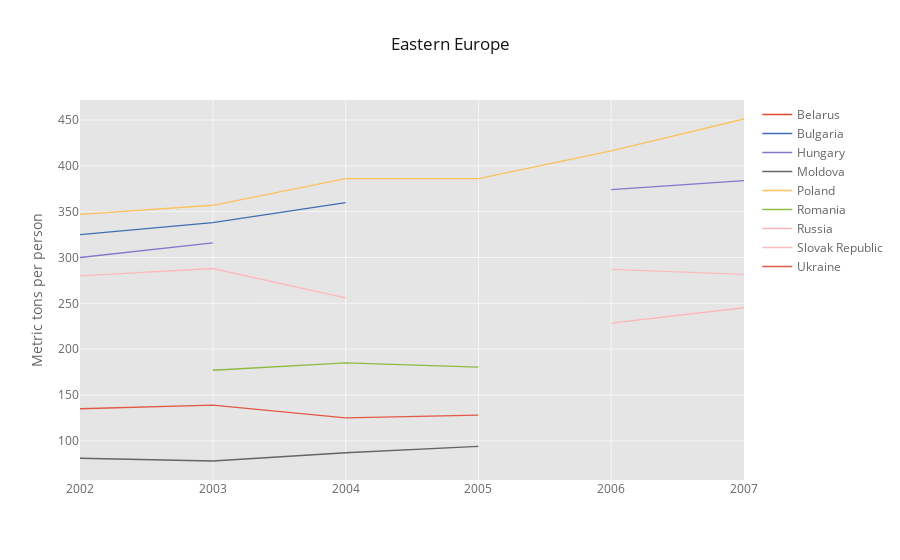
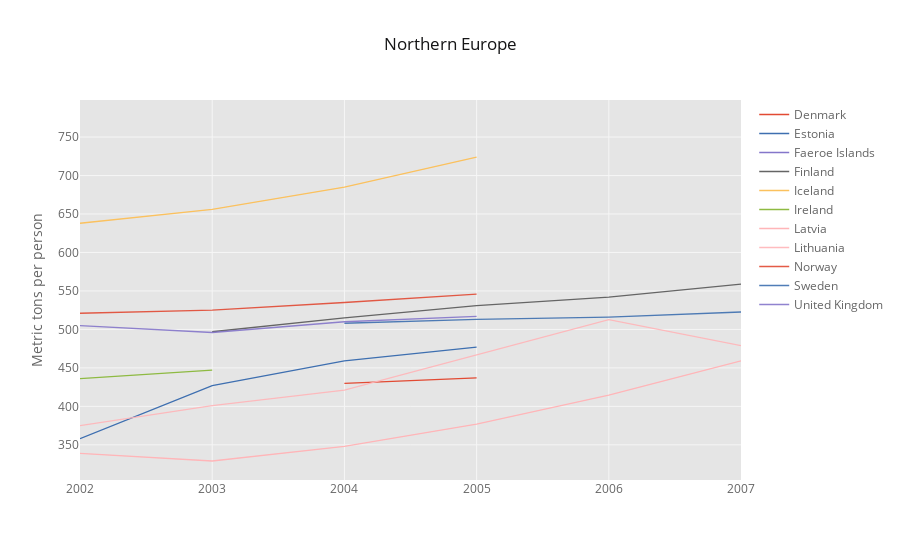
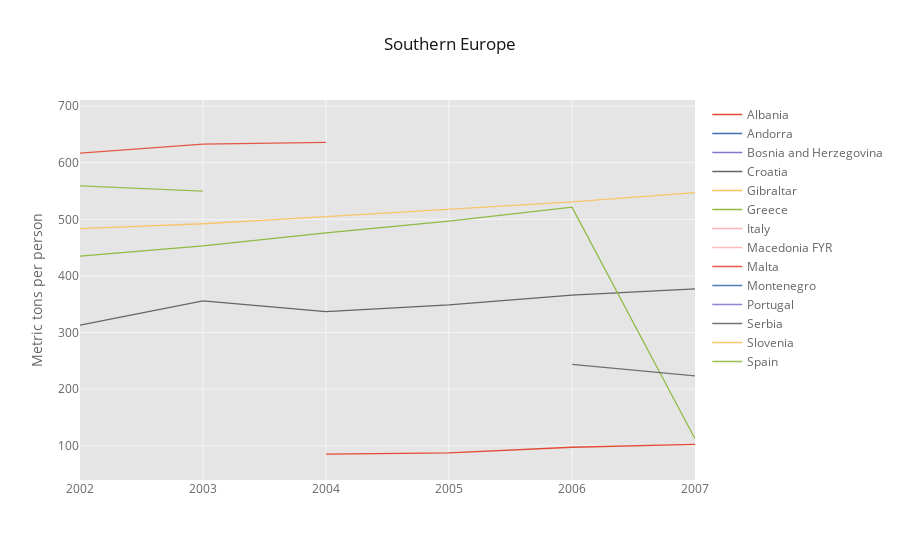
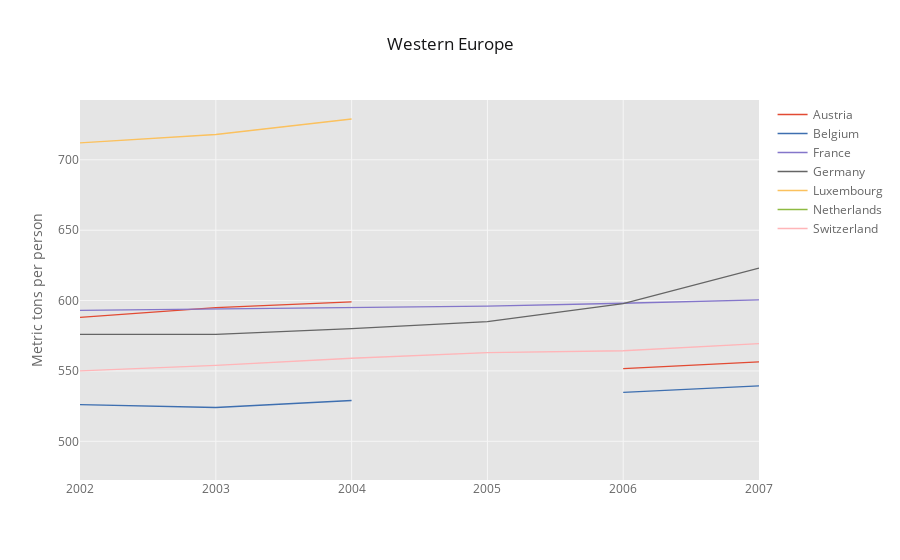

The notebook cell saved with these charts, in order:
### Code cell
for sub in df['sub-region'].unique():
    sub_df = df.loc[df['sub-region']==sub].pivot('year', 'country', 'value')
    fig = sub_df.iplot(asFigure = True,\
                        title = sub,\
                        yTitle = 'Metric tons per person',\
                        theme = 'ggplot')
    py.offline.iplot(fig)

### Figure 1 — Plotly figure (JSON) as saved in the notebook; plotly's stock layout.template omitted (floating-point values rounded to 4 significant figures)
{"data": [{"line": {"color": "rgba(226, 74, 51, 1.0)", "dash": "solid", "width": 1.3}, "mode": "lines", "name": "Belarus", "text": "", "type": "scatter", "x": [2002, 2003, 2004, 2005, 2006, 2007], "y": ["", "", "", "", "", 282.3]}, {"line": {"color": "rgba(62, 111, 176, 1.0)", "dash": "solid", "width": 1.3}, "mode": "lines", "name": "Bulgaria", "text": "", "type": "scatter", "x": [2002, 2003, 2004, 2005, 2006, 2007], "y": [325, 338, 360, "", "", 295.1]}, {"line": {"color": "rgba(132, 118, 202, 1.0)", "dash": "solid", "width": 1.3}, "mode": "lines", "name": "Hungary", "text": "", "type": "scatter", "x": [2002, 2003, 2004, 2005, 2006, 2007], "y": [300, 316, "", "", 374.0, 383.9]}, {"line": {"color": "rgba(101, 101, 101, 1.0)", "dash": "solid", "width": 1.3}, "mode": "lines", "name": "Moldova", "text": "", "type": "scatter", "x": [2002, 2003, 2004, 2005, 2006, 2007], "y": [81, 78, 87, 94, "", 119.6]}, {"line": {"color": "rgba(251, 193, 94, 1.0)", "dash": "solid", "width": 1.3}, "mode": "lines", "name": "Poland", "text": "", "type": "scatter", "x": [2002, 2003, 2004, 2005, 2006, 2007], "y": [347, 357, 386, 386, 416.3, 451.1]}, {"line": {"color": "rgba(142, 186, 66, 1.0)", "dash": "solid", "width": 1.3}, "mode": "lines", "name": "Romania", "text": "", "type": "scatter", "x": [2002, 2003, 2004, 2005, 2006, 2007], "y": ["", 177, 185, 180.5, "", ""]}, {"line": {"color": "rgba(255, 181, 184, 1.0)", "dash": "solid", "width": 1.3}, "mode": "lines", "name": "Russia", "text": "", "type": "scatter", "x": [2002, 2003, 2004, 2005, 2006, 2007], "y": ["", "", "", "", 228.4, 245.2]}, {"line": {"color": "rgba(255, 181, 184, 0.8999999999999999)", "dash": "solid", "width": 1.3}, "mode": "lines", "name": "Slovak Republic", "text": "", "type": "scatter", "x": [2002, 2003, 2004, 2005, 2006, 2007], "y": [280, 288, 256, "", 287.1, 281.5]}, {"line": {"color": "rgba(226, 74, 51, 0.8999999999999999)", "dash": "solid", "width": 1.3}, "mode": "lines", "name": "Ukraine", "text": "", "type": "scatter", "x": [2002, 2003, 2004, 2005, 2006, 2007], "y": [135, 139, 125, 128, "", 140.4]}], "layout": {"legend": {"bgcolor": "#FFFFFF", "font": {"color": "#666666"}}, "paper_bgcolor": "#FFFFFF", "plot_bgcolor": "#E5E5E5", "title": "Eastern Europe", "titlefont": {"color": "#151516"}, "xaxis1": {"gridcolor": "#F6F6F6", "showgrid": true, "tickfont": {"color": "#666666"}, "title": "", "titlefont": {"color": "#666666"}, "zerolinecolor": "#F6F6F6"}, "yaxis1": {"gridcolor": "#F6F6F6", "showgrid": true, "tickfont": {"color": "#666666"}, "title": "Metric tons per person", "titlefont": {"color": "#666666"}, "zerolinecolor": "#F6F6F6"}}}

### Figure 2 — Plotly figure (JSON) as saved in the notebook; plotly's stock layout.template omitted (floating-point values rounded to 4 significant figures)
{"data": [{"line": {"color": "rgba(226, 74, 51, 1.0)", "dash": "solid", "width": 1.3}, "mode": "lines", "name": "Denmark", "text": "", "type": "scatter", "x": [2002, 2003, 2004, 2005, 2006, 2007], "y": [424, "", 430, 437, "", 465.7]}, {"line": {"color": "rgba(62, 111, 176, 1.0)", "dash": "solid", "width": 1.3}, "mode": "lines", "name": "Estonia", "text": "", "type": "scatter", "x": [2002, 2003, 2004, 2005, 2006, 2007], "y": [358, 427, 459, 477, "", 444.4]}, {"line": {"color": "rgba(132, 118, 202, 1.0)", "dash": "solid", "width": 1.3}, "mode": "lines", "name": "Faeroe Islands", "text": "", "type": "scatter", "x": [2002, 2003, 2004, 2005, 2006, 2007], "y": ["", "", "", "", "", ""]}, {"line": {"color": "rgba(101, 101, 101, 1.0)", "dash": "solid", "width": 1.3}, "mode": "lines", "name": "Finland", "text": "", "type": "scatter", "x": [2002, 2003, 2004, 2005, 2006, 2007], "y": ["", 497, 515, 531, 542.0, 558.9]}, {"line": {"color": "rgba(251, 193, 94, 1.0)", "dash": "solid", "width": 1.3}, "mode": "lines", "name": "Iceland", "text": "", "type": "scatter", "x": [2002, 2003, 2004, 2005, 2006, 2007], "y": [638, 656, 685, 724, "", 773.5]}, {"line": {"color": "rgba(142, 186, 66, 1.0)", "dash": "solid", "width": 1.3}, "mode": "lines", "name": "Ireland", "text": "", "type": "scatter", "x": [2002, 2003, 2004, 2005, 2006, 2007], "y": [436, 447, "", "", "", 536.9]}, {"line": {"color": "rgba(255, 181, 184, 1.0)", "dash": "solid", "width": 1.3}, "mode": "lines", "name": "Latvia", "text": "", "type": "scatter", "x": [2002, 2003, 2004, 2005, 2006, 2007], "y": [339, 329, 348, 377, 414.7, 459.2]}, {"line": {"color": "rgba(255, 181, 184, 0.8999999999999999)", "dash": "solid", "width": 1.3}, "mode": "lines", "name": "Lithuania", "text": "", "type": "scatter", "x": [2002, 2003, 2004, 2005, 2006, 2007], "y": [375, 401, 421, 467, 512.8, 479]}, {"line": {"color": "rgba(226, 74, 51, 0.8999999999999999)", "dash": "solid", "width": 1.3}, "mode": "lines", "name": "Norway", "text": "", "type": "scatter", "x": [2002, 2003, 2004, 2005, 2006, 2007], "y": [521, 525, 535, 546, "", 571.9]}, {"line": {"color": "rgba(62, 111, 176, 0.8999999999999999)", "dash": "solid", "width": 1.3}, "mode": "lines", "name": "Sweden", "text": "", "type": "scatter", "x": [2002, 2003, 2004, 2005, 2006, 2007], "y": [501, "", 508, 513, 516.0, 522.6]}, {"line": {"color": "rgba(132, 118, 202, 0.8999999999999999)", "dash": "solid", "width": 1.3}, "mode": "lines", "name": "United Kingdom", "text": "", "type": "scatter", "x": [2002, 2003, 2004, 2005, 2006, 2007], "y": [505, 496, 510, 517, "", 526.6]}], "layout": {"legend": {"bgcolor": "#FFFFFF", "font": {"color": "#666666"}}, "paper_bgcolor": "#FFFFFF", "plot_bgcolor": "#E5E5E5", "title": "Northern Europe", "titlefont": {"color": "#151516"}, "xaxis1": {"gridcolor": "#F6F6F6", "showgrid": true, "tickfont": {"color": "#666666"}, "title": "", "titlefont": {"color": "#666666"}, "zerolinecolor": "#F6F6F6"}, "yaxis1": {"gridcolor": "#F6F6F6", "showgrid": true, "tickfont": {"color": "#666666"}, "title": "Metric tons per person", "titlefont": {"color": "#666666"}, "zerolinecolor": "#F6F6F6"}}}

### Figure 3 — Plotly figure (JSON) as saved in the notebook; plotly's stock layout.template omitted (floating-point values rounded to 4 significant figures)
{"data": [{"line": {"color": "rgba(226, 74, 51, 1.0)", "dash": "solid", "width": 1.3}, "mode": "lines", "name": "Albania", "text": "", "type": "scatter", "x": [2002, 2003, 2004, 2005, 2006, 2007], "y": [73, "", 85, 87.48, 97.32, 102.2]}, {"line": {"color": "rgba(62, 111, 176, 1.0)", "dash": "solid", "width": 1.3}, "mode": "lines", "name": "Andorra", "text": "", "type": "scatter", "x": [2002, 2003, 2004, 2005, 2006, 2007], "y": ["", "", "", "", "", ""]}, {"line": {"color": "rgba(132, 118, 202, 1.0)", "dash": "solid", "width": 1.3}, "mode": "lines", "name": "Bosnia and Herzegovina", "text": "", "type": "scatter", "x": [2002, 2003, 2004, 2005, 2006, 2007], "y": ["", "", "", "", "", 170.0]}, {"line": {"color": "rgba(101, 101, 101, 1.0)", "dash": "solid", "width": 1.3}, "mode": "lines", "name": "Croatia", "text": "", "type": "scatter", "x": [2002, 2003, 2004, 2005, 2006, 2007], "y": [313, 356, 337, 349, 366.0, 377.1]}, {"line": {"color": "rgba(251, 193, 94, 1.0)", "dash": "solid", "width": 1.3}, "mode": "lines", "name": "Gibraltar", "text": "", "type": "scatter", "x": [2002, 2003, 2004, 2005, 2006, 2007], "y": ["", "", "", "", "", ""]}, {"line": {"color": "rgba(142, 186, 66, 1.0)", "dash": "solid", "width": 1.3}, "mode": "lines", "name": "Greece", "text": "", "type": "scatter", "x": [2002, 2003, 2004, 2005, 2006, 2007], "y": [435, 453, 476, 497, 521.6, 112.2]}, {"line": {"color": "rgba(255, 181, 184, 1.0)", "dash": "solid", "width": 1.3}, "mode": "lines", "name": "Italy", "text": "", "type": "scatter", "x": [2002, 2003, 2004, 2005, 2006, 2007], "y": [653, "", "", 667, "", 677.3]}, {"line": {"color": "rgba(255, 181, 184, 0.8999999999999999)", "dash": "solid", "width": 1.3}, "mode": "lines", "name": "Macedonia FYR", "text": "", "type": "scatter", "x": [2002, 2003, 2004, 2005, 2006, 2007], "y": [163, "", "", "", "", 136.3]}, {"line": {"color": "rgba(226, 74, 51, 0.8999999999999999)", "dash": "solid", "width": 1.3}, "mode": "lines", "name": "Malta", "text": "", "type": "scatter", "x": [2002, 2003, 2004, 2005, 2006, 2007], "y": [617, 633, 636, "", "", 557.6]}, {"line": {"color": "rgba(62, 111, 176, 0.8999999999999999)", "dash": "solid", "width": 1.3}, "mode": "lines", "name": "Montenegro", "text": "", "type": "scatter", "x": [2002, 2003, 2004, 2005, 2006, 2007], "y": ["", "", "", "", "", ""]}, {"line": {"color": "rgba(132, 118, 202, 0.8999999999999999)", "dash": "solid", "width": 1.3}, "mode": "lines", "name": "Portugal", "text": "", "type": "scatter", "x": [2002, 2003, 2004, 2005, 2006, 2007], "y": ["", 507, "", "", "", ""]}, {"line": {"color": "rgba(101, 101, 101, 0.8999999999999999)", "dash": "solid", "width": 1.3}, "mode": "lines", "name": "Serbia", "text": "", "type": "scatter", "x": [2002, 2003, 2004, 2005, 2006, 2007], "y": ["", "", "", "", 243.6, 223.3]}, {"line": {"color": "rgba(251, 193, 94, 0.8999999999999999)", "dash": "solid", "width": 1.3}, "mode": "lines", "name": "Slovenia", "text": "", "type": "scatter", "x": [2002, 2003, 2004, 2005, 2006, 2007], "y": [483.7, 492.2, 505.0, 518.3, 530.7, 547.0]}, {"line": {"color": "rgba(142, 186, 66, 0.8999999999999999)", "dash": "solid", "width": 1.3}, "mode": "lines", "name": "Spain", "text": "", "type": "scatter", "x": [2002, 2003, 2004, 2005, 2006, 2007], "y": [559, 550, "", "", "", 600.8]}], "layout": {"legend": {"bgcolor": "#FFFFFF", "font": {"color": "#666666"}}, "paper_bgcolor": "#FFFFFF", "plot_bgcolor": "#E5E5E5", "title": "Southern Europe", "titlefont": {"color": "#151516"}, "xaxis1": {"gridcolor": "#F6F6F6", "showgrid": true, "tickfont": {"color": "#666666"}, "title": "", "titlefont": {"color": "#666666"}, "zerolinecolor": "#F6F6F6"}, "yaxis1": {"gridcolor": "#F6F6F6", "showgrid": true, "tickfont": {"color": "#666666"}, "title": "Metric tons per person", "titlefont": {"color": "#666666"}, "zerolinecolor": "#F6F6F6"}}}

### Figure 4 — Plotly figure (JSON) as saved in the notebook; plotly's stock layout.template omitted (floating-point values rounded to 4 significant figures)
{"data": [{"line": {"color": "rgba(226, 74, 51, 1.0)", "dash": "solid", "width": 1.3}, "mode": "lines", "name": "Austria", "text": "", "type": "scatter", "x": [2002, 2003, 2004, 2005, 2006, 2007], "y": [588, 595, 599, "", 551.6, 556.5]}, {"line": {"color": "rgba(62, 111, 176, 1.0)", "dash": "solid", "width": 1.3}, "mode": "lines", "name": "Belgium", "text": "", "type": "scatter", "x": [2002, 2003, 2004, 2005, 2006, 2007], "y": [526, 524, 529, "", 534.7, 539.4]}, {"line": {"color": "rgba(132, 118, 202, 1.0)", "dash": "solid", "width": 1.3}, "mode": "lines", "name": "France", "text": "", "type": "scatter", "x": [2002, 2003, 2004, 2005, 2006, 2007], "y": [593, 594, 595, 596, 598.1, 600.5]}, {"line": {"color": "rgba(101, 101, 101, 1.0)", "dash": "solid", "width": 1.3}, "mode": "lines", "name": "Germany", "text": "", "type": "scatter", "x": [2002, 2003, 2004, 2005, 2006, 2007], "y": [576, 576, 580, 585, 597.8, 623.1]}, {"line": {"color": "rgba(251, 193, 94, 1.0)", "dash": "solid", "width": 1.3}, "mode": "lines", "name": "Luxembourg", "text": "", "type": "scatter", "x": [2002, 2003, 2004, 2005, 2006, 2007], "y": [712, 718, 729, "", "", 511.6]}, {"line": {"color": "rgba(142, 186, 66, 1.0)", "dash": "solid", "width": 1.3}, "mode": "lines", "name": "Netherlands", "text": "", "type": "scatter", "x": [2002, 2003, 2004, 2005, 2006, 2007], "y": [486, "", "", "", "", 502.8]}, {"line": {"color": "rgba(255, 181, 184, 1.0)", "dash": "solid", "width": 1.3}, "mode": "lines", "name": "Switzerland", "text": "", "type": "scatter", "x": [2002, 2003, 2004, 2005, 2006, 2007], "y": [550, 554, 559, 563, 564.3, 569.3]}], "layout": {"legend": {"bgcolor": "#FFFFFF", "font": {"color": "#666666"}}, "paper_bgcolor": "#FFFFFF", "plot_bgcolor": "#E5E5E5", "title": "Western Europe", "titlefont": {"color": "#151516"}, "xaxis1": {"gridcolor": "#F6F6F6", "showgrid": true, "tickfont": {"color": "#666666"}, "title": "", "titlefont": {"color": "#666666"}, "zerolinecolor": "#F6F6F6"}, "yaxis1": {"gridcolor": "#F6F6F6", "showgrid": true, "tickfont": {"color": "#666666"}, "title": "Metric tons per person", "titlefont": {"color": "#666666"}, "zerolinecolor": "#F6F6F6"}}}
